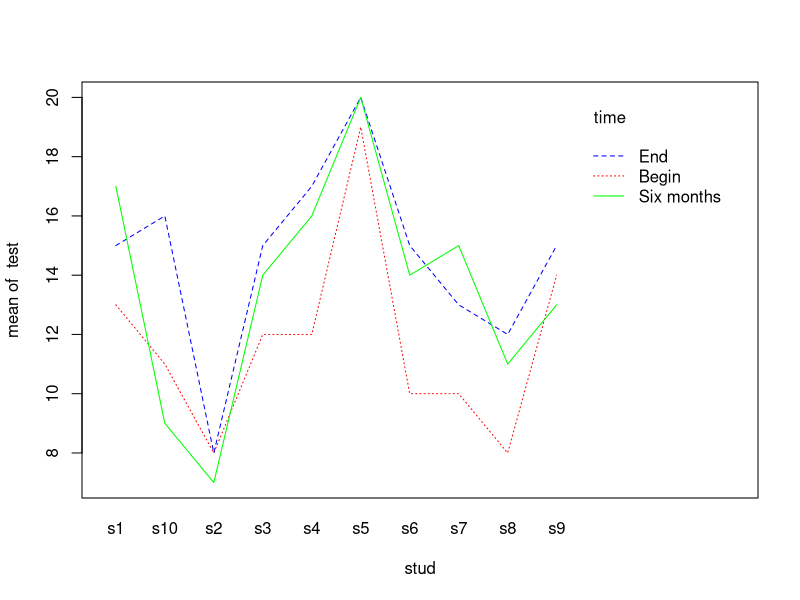

Generate this figure with R:
test=c(13,15,17,8,8,7,12,15,14,12,17,16,19,20,20,10,15,14,10,13,15,8,12,11,14,15,13,11,16,9)
stud=factor(rep(c("s1","s2","s3","s4","s5","s6","s7","s8","s9","s10"),each=3))
time=c(rep(c('Begin','End','Six months'),10))
algebra=data.frame(stud,test,time)
algebra
summary(algebra)
str(algebra)

#check balance design
with(algebra,table(stud,time))                  

with(algebra, tapply(test,time, sum))
with(algebra, tapply(test,time, mean))

#ANOVA
algebra.aov=aov(test~time+Error(stud/time),data=algebra)
summary(algebra.aov)

model.tables(algebra.aov,type = "means")

#Multiple Comparison
pairwise.t.test(x=test, g=time,p.adjust.method='bonf',paired=T)
interaction.plot(stud,time,test,pch=1:3,col=c('Red','Blue','Green'),lty=3:1)
